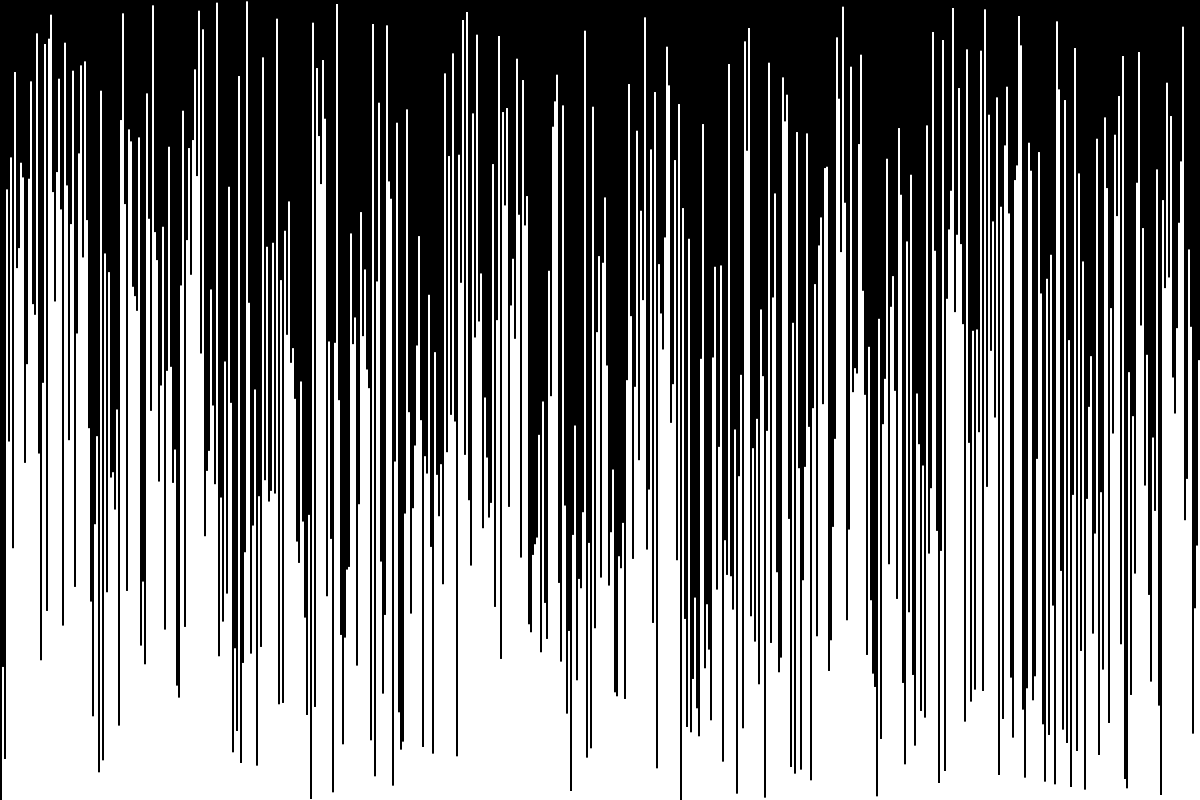
Frame 1 (no input)
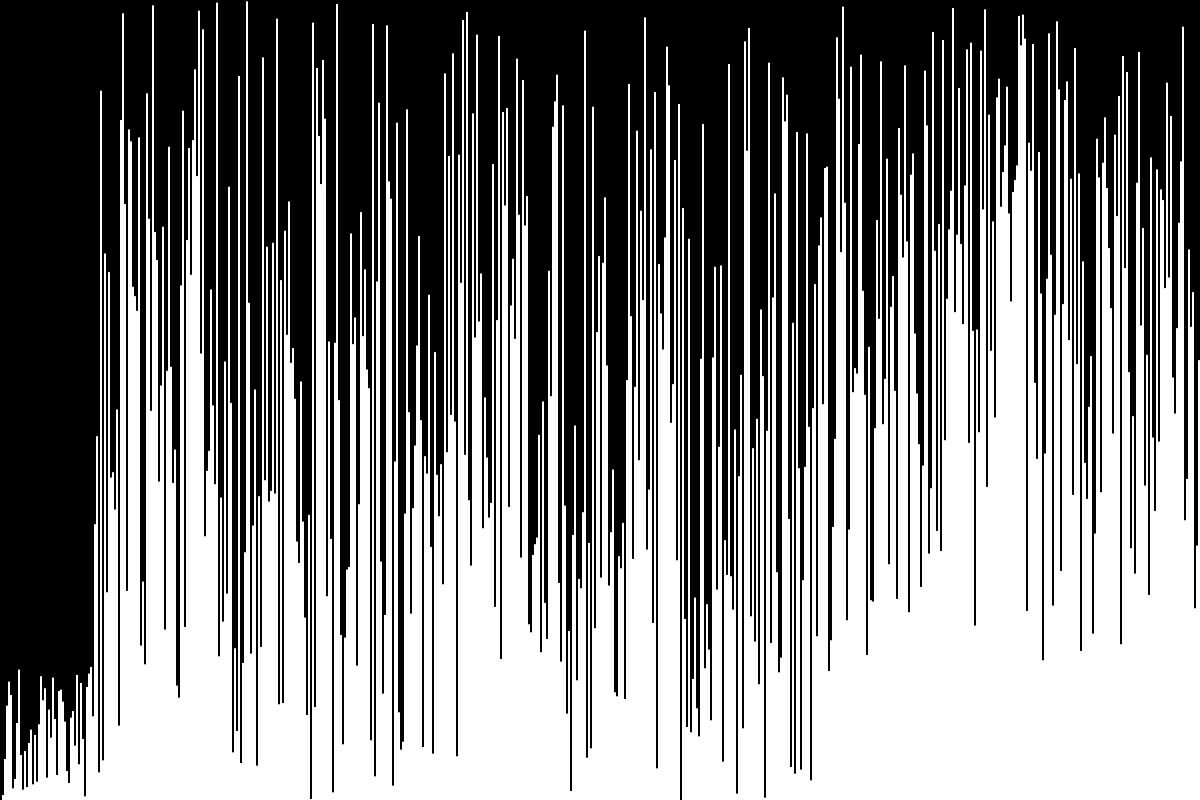
Frame 60 (the mouse pressed at the canvas centre just before this capture)
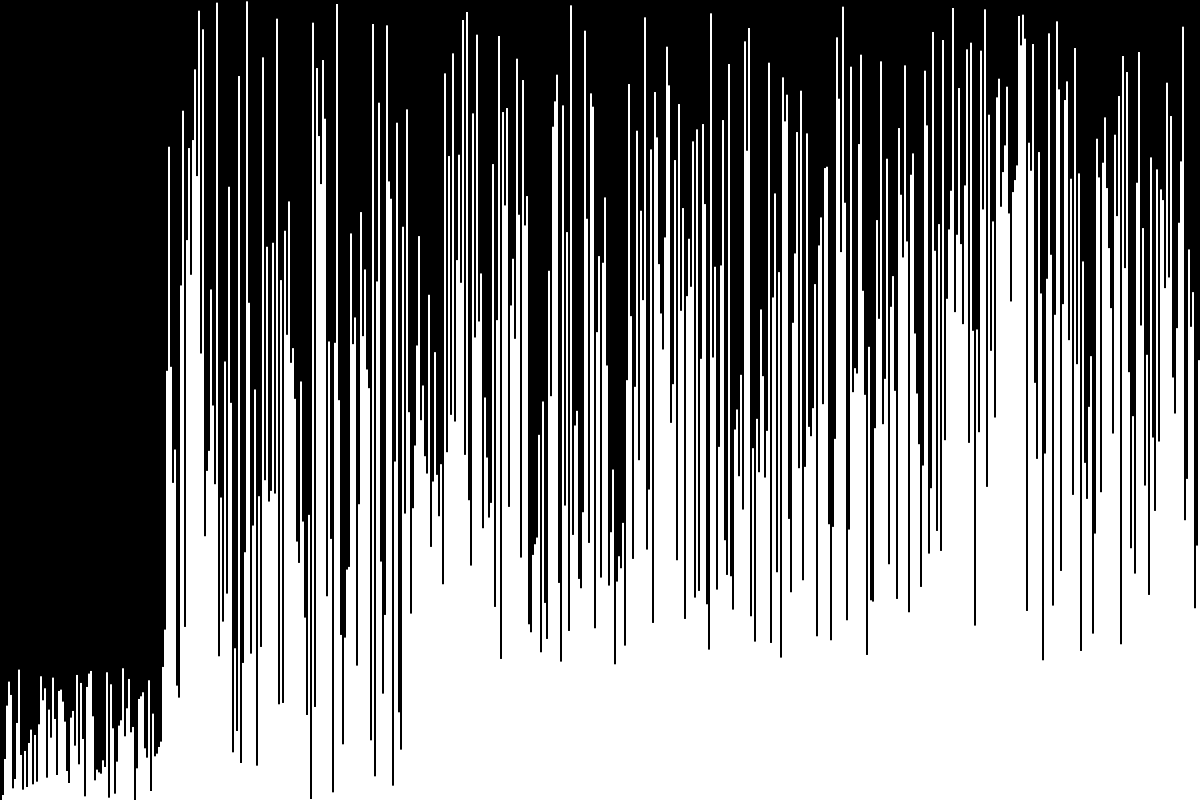
Frame 120 (the mouse held since frame 60 and released just before this capture)

The Processing sketch that drew these frames (run headless with seeded random() and noise(); from frame 60 on, the mouse is pressed at the canvas centre):

// Processing sketch: QuickSort
// ── QuickSort.pde
/*
* This is a template for creating, testing and visuializing different sorting algorithms
* The elements to be sorted are in the "items" array, these items will be shuffled at the beginning if the program
* The actual code that handles the sorting is held in the "sort" method which is run ussing a processing thread
*
* In this template there is an example of using it for selection sort the code is not necissary for other sorting algorithms and can be deleted
* Made by Garrett Burroughs 3/1/17
*/


//-----GLOBAL VARIABLES----//
int[] items; //The array in which all of the elements to be sorted are stored
int scl; //A dynamic variable that determines the vertical width of the elements in the visualization
boolean sorted = false; //Keeps tack of weather or not the list is sorted
int delay; //delay in ms for each item to be sorted
int fps = 60; //A variable to set the frames per second and set the delay for the sorting so that an element is swapped(sorted) every frame.
int size = 600; // this variable controls the number of elements to be sorted

//Code to be run one time at the begging of the sketch
void setup(){
  size(1200, 800);
  items = new int[size];
  scl = width / items.length;
  for(int i = 1; i < items.length; i++){
    items[i] = items.length - i;
  }
  shuffle(items);
  delay = 1000/fps;
  frameRate(fps);
  thread("sort"); //starting the sorting algorithm

}


//Animation loop: code to be run repeatedly for animation
void draw(){
  background(0);
  if(width/2 <= size){
    noStroke();
  }
  if(isSorted(items)){
    fill(0, 255, 0);
  }else{
    fill(255);
  }
  for(int i = 1; i < items.length; i++){
    float itemHeight = map(items[i], 1, items.length, 1, height); //scales the height to the top of the screen
    rect((i) * scl, height - itemHeight, scl, itemHeight); // draws all of the elements
  }
}


void sort(){
  boolean sorted = false;

  //Variables needed for the sorting algorithm


  while(!sorted){
    //Sorting Code Goes Here
    quicksort(items, 1, items.length-1);

    sorted = isSorted(items);
    delay(delay);
  }
}

//Extra methods commonly used in sorting algorithms


//waits a certain number of milliseconds
void delay(int delay){
  int mill = millis();
  while(millis() < mill + delay){};
}


//swaps elements a and b of an integer array
void swap(int[] array, int a, int b){
  int temp = array[a];
  array[a] = array[b];
  array[b] = temp;
}


//retruns true if the array is sorted
boolean isSorted(int[] array){
  for(int i = 0; i < items.length - 1; i++){
    if(items[i] > items[i + 1]){
      return false;
    }
  }
  return true;
}


//Randomly shuffles all elements of an array
void shuffle(int[] array){
  for(int i = 0; i < array.length; i++){
    swap(array, i, floor(random(array.length - 1)));
  }
}

//quicksort Methods
void quicksort(int[] array, int lo, int hi){
  if(lo < hi){
    int p = partition(array, lo, hi);
    quicksort(array, lo, p);
    quicksort(array, p + 1, hi);
  }
}

int partition(int[] array, int lo, int hi){
  int pivot = array[lo];
  int i = lo - 1;
  int j = hi;
  while (true){
    while (array[i] < pivot){
      i++;
    }
    while (array[j] > pivot){
      j--;
    }
    if (i >= j){
      return j;
    }
    swap(array, i, j);
    delay(delay);
  }
}
